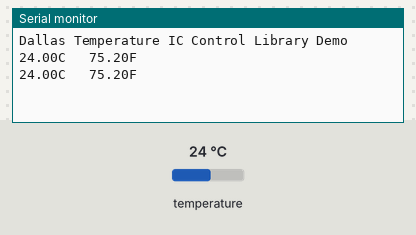
Bench run of a sketch on a simulated Arduino Uno, built with avr-gcc and run on an emulated ATmega328P. On the bench: the last lines printed to the serial monitor. The inputs (shaded band) are chosen by the test bench; at power-on: temperature 24 °C.

Above: at 2.3 s.
2.4 s: temperature set to 12 °C
At 2.4 s:
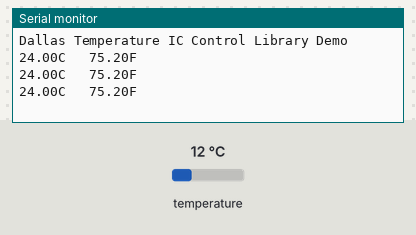
3.9 s: temperature set to 19 °C
At 3.9 s:
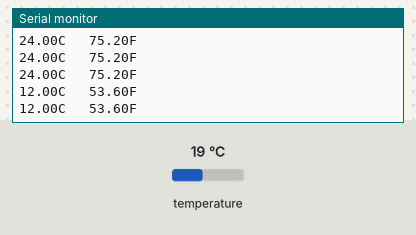
Timing chart, 0 to 6.9 s (numbered marks = the images above; inputs shaded):
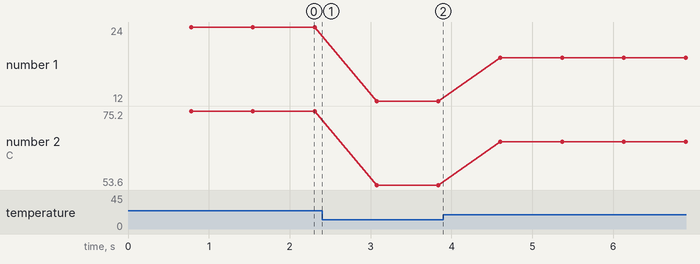

The sketch:

ds18b20-temp-sensor.ino
```cpp
#include <OneWire.h>
#include <DallasTemperature.h>

// Pin of white/grey/data wire. Change this as needed
#define ONE_WIRE_BUS 2

// Setup a oneWire instance to communicate with any OneWire devices (not just Maxim/Dallas temperature ICs)
OneWire oneWire(ONE_WIRE_BUS);

// Pass our oneWire reference to Dallas Temperature.
DallasTemperature sensors(&oneWire);

void setup(void)
{
  // start serial port
  Serial.begin(9600);
  Serial.println("Dallas Temperature IC Control Library Demo");

  // Start up the library
  sensors.begin(); // IC Default 9 bit. If you have troubles consider upping it 12. Ups the delay giving the IC more time to process the temperature measurement
}


void loop(void)
{
  // call sensors.requestTemperatures() to issue a global temperature
  // request to all devices on the bus
  // Serial.print("Requesting temperatures...");
  sensors.requestTemperatures(); // Send the command to get temperatures
  // Serial.println("DONE");

  // Temperature reading in C
  // Why "byIndex"? You can have more than one IC on the same bus. 0 refers to the first IC on the wire
  float temp_c = sensors.getTempCByIndex(0);
  float temp_f = (temp_c * 9.0/5.0) + 32;

  Serial.print((String)temp_c + "C   ");
  Serial.print((String)temp_f + "F");


  Serial.println("");
}
```

Measured:
- plotted number 1: 24 → 12 after the input at 2.4 s, 12 → 19 after the input at 3.9 s
- plotted number 2: 75.2 → 53.6 after the input at 2.4 s, 53.6 → 66.2 after the input at 3.9 s
